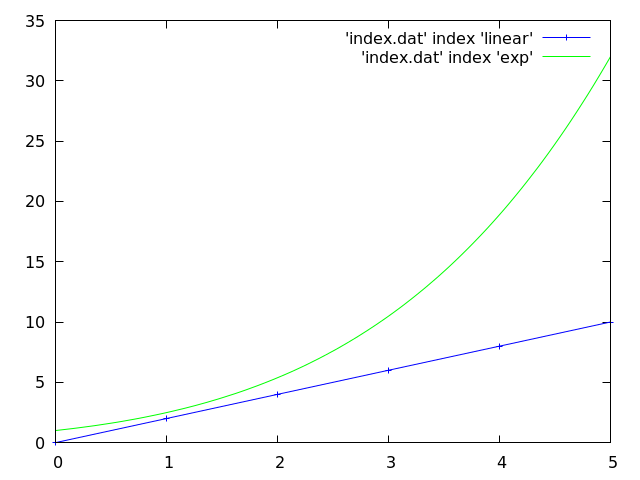

Recreate this plot in gnuplot.
set terminal png
set output 'index.png'

# index で指定する場合
# plot 'index.dat' index 0 lc rgb "#0000ff" w lp title 'index0' ,\
#      'index.dat' index 1 lc rgb "#00ff00" smooth bezier title 'index1'

# data_name で指定する場合
plot 'index.dat' index 'linear' lc rgb "#0000ff" w lp ,\
     'index.dat' index 'exp' lc rgb "#00ff00" smooth bezier
